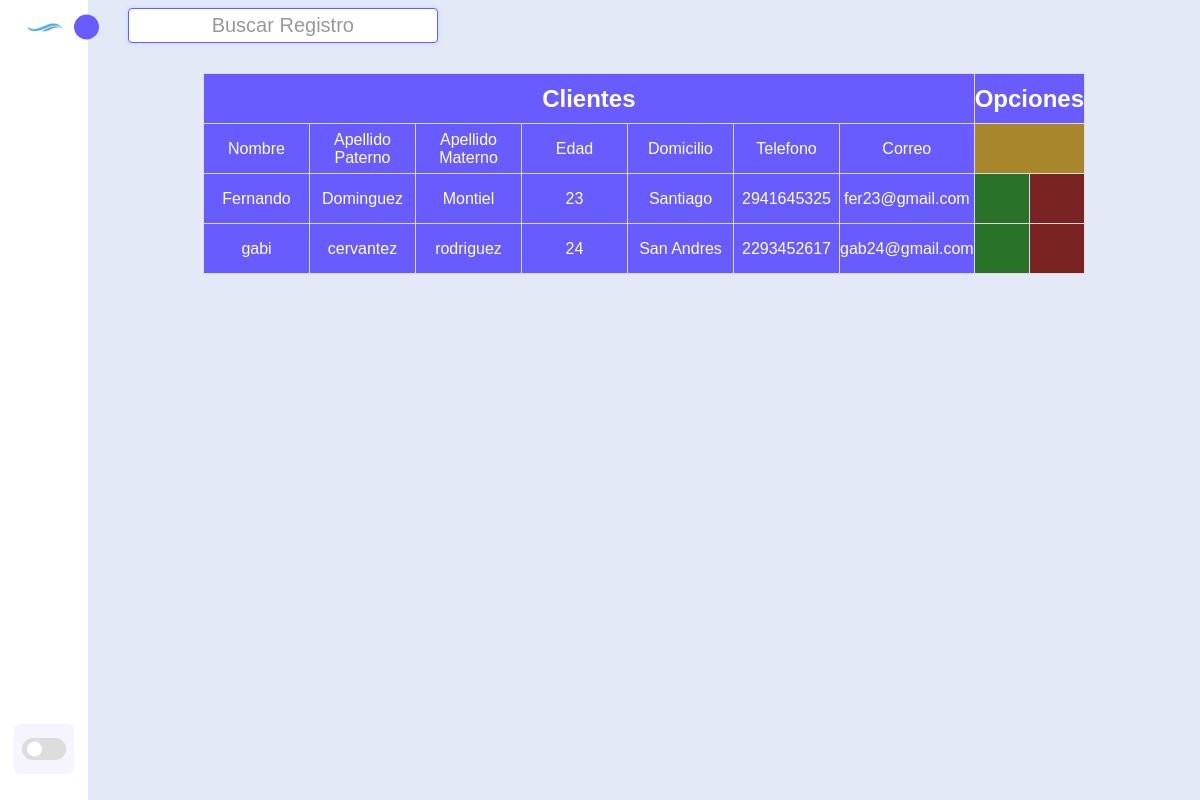
The page /actualiza_cliente.php (signed in) on the database its author committed.
### tables this page shows
CREATE TABLE `clientes` (
  `id_cliente` int(11) NOT NULL,
  `nombre` varchar(50) NOT NULL,
  `apellidop` varchar(50) NOT NULL,
  `apellidom` varchar(50) NOT NULL,
  `edad` int(11) NOT NULL,
  `direccion` varchar(100) NOT NULL,
  `telefono` varchar(20) NOT NULL,
  `correo_electronico` varchar(50) NOT NULL
);

### clientes.php (the view, shortened to what this page needs)
<?php
  include("conexion.php");
    $row=$_SESSION['id_cargo'];
    if(isset($_SESSION['nombre'])&&isset($_SESSION['id_cargo'])){
?>
<!DOCTYPE html>
<html lang="en">
<head>
    <link rel="stylesheet" href="css/index.css">
    <link href="https://cdn.jsdelivr.net/npm/remixicon@3.2.0/fonts/remixicon.css" rel="stylesheet">
</head>
<body>
    <nav class="sidebar close">
        <header>
            <div class="image-text">
                <span class="image">
                    <img src="css/image/logo.png" alt icon="">
                </span>
            </div>
            <i class="ri-arrow-right-s-line toggle"></i>
        </header>
        <div class="menu-bar">
            <div class="menu">
                <ul class="menu-links">
                    <li class="nav-links">
                        <a href="index.php">
                        </a>
                    </li>
                    <li class="nav-links">
                        <a href="clientes.php">
                        </a>
                    </li>
                    <li class="nav-links">
                        <a href="reservaciones.php">
                        </a>
                    </li>
                    <li class="nav-links">
                        <a href="habitaciones.php">
                        </a>
                    </li>
                    <?php
                    if ($row['id_cargo'] == 1) {
                        echo '
                        <li class="nav-links">
                        <a href="usuarios.php">
                        <i class="ri-shield-user-fill icon"></i>
                        <span class="text nav-text">Usuarios</span>
                        </a>
                        </li>';
                    }
                    ?>
                    <li class="nav-links">
                        <a href="pagos.php">
                        </a>
                    </li>
                    <li class="nav-links">
                        <a href="manual.php">
                        </a>
                    </li>
                </ul>
            </div>
            <div class="bottom-content">
                <li class="">
                        <a href="salir.php" onclick="return confirmacion();">
                        </a>
                </li>
                <li class="mode">
                    <div class="toggle-switch">
                        <span class="switch"></span>
                    </div>
                </li>
            </div>
        </div>
    </nav>
    <section class="home">
        <div class="home-conten">
                    <input class="bux" onkeyup="" type="text" name="buscar" id="buscar" placeholder="Buscar Registro">
                    <table class="tabla" id="clientes" border="0">
        <tr>
            <th class="celda" colspan="7"> <h1>Clientes</h1> </th>
            <th class="celda" colspan="2"> <h1>Opciones</h1> </th>
        </tr>
        <tr>
        <td class="celda" >Nombre</td>
        <td class="celda" >Apellido Paterno</td>
        <td class="celda" >Apellido Materno</td>
        <td class="celda" >Edad</td>
        <td class="celda" >Domicilio</td>
        <td class="celda" >Telefono</td>
        <td class="celda" >Correo</td>
        <td class="new" colspan="2"><a href="nuevo_cliente.php"><i class="ri-user-add-fill op"></i></a></td>
        </tr>
        <?php
        $query = "SELECT * FROM clientes";
        foreach ($conexion->query($query) as $row) {
            ?>
<tr>
        <td class="celda"> <?php echo $row['nombre'] ?> </td>
        <td class="celda"> <?php echo $row['apellidop'] ?> </td>
        <td class="celda"> <?php echo $row['apellidom'] ?> </td>
        <td class="celda"> <?php echo $row['edad'] ?> </td>
        <td class="celda"> <?php echo $row['direccion'] ?> </td>
        <td class="celda"> <?php echo $row['telefono'] ?> </td>
        <td class="celda"> <?php echo $row['correo_electronico'] ?> </td>
        <td class="edit"><a href="editar_cliente.php?id=<?php echo $row['id_cliente']?>"><i class="ri-edit-fill op"></i></a></td>
        <td class="elim"><a href="elimina_cliente.php?id=<?php echo $row['id_cliente']?>" onclick="return eliminacion();"><i class="ri-delete-bin-4-fill op"></i></a></td>
</tr>
<?php }?>
    </table>
        </div>
    </section>
</body>
</html>
<?php
    }else {
        header("location:sesion.php");
    }
?>

### css/index.css (style rules this page uses)
* { font-family:Arial, Helvetica, sans-serif; margin: 0; padding: 0; box-sizing: border-box; }
:root { --body-color: #e4e9f7; --sidebar-color: #fff; --primary-color: #695cfe; --primary-color-light: #f6f5ff; --togle-color: #ddd; --text-color: #707070; --icon-actua: #ffffff; --icon-alimi: #695cfe; --tran-02: all 0.2s ease; --tran-03: all 0.3s ease; --tran-04: all 0.4s ease; --tran-05: all 0.4s ease; }
body { height: 100vh; background: var(--body-color); transition: var(--tran-05); }
.sidebar { position: fixed; text-decoration: none; top: 0; left: 0; height: 100%; width: 250px; padding: 10px 14px; z-index: 100; background: var(--sidebar-color); transition: var(--tran-05); }
.sidebar.close { width: 88px; }
.sidebar .menu-bar { height: calc(100% - 50px); display: flex; flex-direction: column; justify-content: space-between; }
.sidebar .image { min-width: 60px; display: flex; align-items: center; justify-content: center; }
.sidebar li { height: 50px; margin-top: 10px; list-style: none; display: flex; align-items: center; }
.sidebar header { position: relative; }
.sidebar header i.toggle { text-decoration: none; cursor:pointer; }
.sidebar .image-text img { width: 40px; border-radius: 6px; }
.sidebar header .image-text { display: flex; align-items: center; }
.sidebar header .toggle { position: absolute; top: 50%; right: -25px; transform: translateY(-50%) rotate(180deg); height: 25px; width: 25px; background: var(--primary-color); display: flex; align-items: center; justify-content: center; border-radius: 50%; color: var(--sidebar-color); font-size: 22px; transition: var(--tran-03); }
.sidebar.close header .toggle { transform: translateY(-50%); }
.sidebar .menu { margin-top: 0px; }
.sidebar li a { height: 100%; width: 100%; display: flex; align-items: center; text-decoration: none; border-radius: 6px; transition: var(--tran-04); }
.menu-bar .mode { position: relative; border-radius: 6px; background: var(--primary-color-light); transition: var(--tran-05); }
.menu-bar .mode .toggle-switch { position: absolute; display: flex; right: 0; align-items: center; justify-content: center; height: 100%; min-width: 60px; cursor: pointer; border-radius: 6px; background: var(--primary-color-light); transition: var(--tran-05); }
.toggle-switch .switch { position: relative; height: 22px; width: 44px; border-radius: 25px; background: var(--togle-color); }
.switch::before { content: ''; position: absolute; height: 15px; width: 15px; border-radius: 50%; top: 50%; left: 5px; transform: translateY(-50%); background: var(--sidebar-color); transition: var(--tran-03); }
.home { position: relative; left: 250px; height: 100vh; width: calc(100% - 250px); background: var(--body-color); transition: var(--tran-05); }
.home .home-conten { justify-content: center; font-size: 15px; font-weight: 500; padding: 8px 40px; color: var(--text-color); }
.sidebar.close ~ .home { left: 88px; width: calc(100% - 88px); }
.bux { text-align: center; width: 30%; height: 35px; padding: 10px; margin-bottom: 30px; border: 1px solid var(--primary-color); border-radius: 4px; font-size: 20px; outline: none; box-shadow: 0 0 5px #b3d7ff; }
.bux::placeholder { color: #999999; }
.home .home-conten .tabla { border-collapse: collapse; margin: auto; text-align: center; align-items: center; }
.home .home-conten .tabla .celda { border: 1px solid var(--togle-color); width: 106px; height: 50px; background-color: var(--primary-color); color:#fff; cursor: default; }
.home .home-conten td.edit { border: 1px solid var(--togle-color); background-color: #297229; width: 50px; height: 50px; }
.home .home-conten td.elim { border: 1px solid var(--togle-color); background-color: #7a2323; width: 50px; height: 50px; }
.home .home-conten td.new { border: 1px solid var(--togle-color); background-color: #a7862c; }

### rows shown on the page
clientes: nombre "Fernando", apellidop "Dominguez", apellidom "Montiel", edad "23", direccion "Santiago", telefono "2941645325", correo_electronico "fer23@gmail.com"
clientes: nombre "gabi", apellidop "cervantez", apellidom "rodriguez", edad "24", direccion "San Andres", telefono "2293452617", correo_electronico "gab24@gmail.com"
